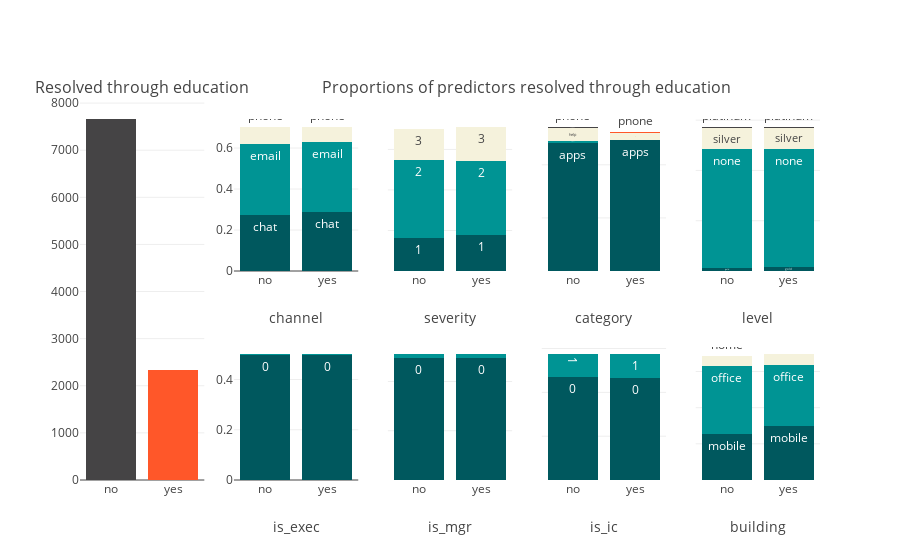

Notebook cell for this chart:
### Markdown cell above
First I'd like to make a visual assessment of each indicator. Is it clear that any variable behaves differently for education vs. non-education resolution types?

### Code cell
# plot predictors w/respect to response
df = tickets.join(technicians, on='technician', how='outer')
predictors = [
    'channel', 'severity', 'category', 'level', 'is_exec', 'is_mgr', 'is_ic', 'building'
]

# setup the main figure
fig = tools.make_subplots(
    rows=3, cols=5,
    specs=[
        [{'rowspan':3}, {'colspan':4}, None, None, None],
        [None, {}, {}, {}, {}],
        [None, {}, {}, {}, {}]
    ],
    subplot_titles=(
            'Resolved through education',
            'Proportions of predictors resolved through education'
    ),
    print_grid=False
)

# update subplot sizes
fig['layout']['yaxis2'].update(domain=[.95, 1])
t = [fig['layout'][f'yaxis{i}'].update(domain=[.55, .95]) for i in [3, 4, 5,  6]]
t = [fig['layout'][f'yaxis{i}'].update(domain=[0,  .35])  for i in [7, 8, 9, 10]]

# remove the extra ink
for idx in [4, 5, 6, 8, 9, 10]:
    fig['layout'][f'yaxis{idx}'].update(
        ticks='',
        showline=False,
        zeroline=False,
        showticklabels=False
    )

# generate the main leftside bars and add them to the plot
mb0 = go.Bar(
        name='other resolution types',
        x=['no'],
        y=tickets.loc[tickets.edu == 0, 'edu'].value_counts(),
        marker=dict(
            color=Theme().GREY
        ),
        xaxis='x1',
        yaxis='y1'
    )
mb1 = go.Bar(
        name='solved through user education',
        x=['yes'],
        y=tickets.loc[tickets.edu == 1, 'edu'].value_counts(),
        marker=dict(
            color=Theme().ORANGE
        ),
        xaxis='x1',
        yaxis='y1'
    )

t = fig.append_trace(mb0, 1, 1)
t = fig.append_trace(mb1, 1, 1)

# create the indicator bars
col_idx = 2
for ax, predictor in enumerate(predictors, 3):
    row = 2 if 3 <= ax <= 6 else 3
    col = ax-1 if 3 <= ax <= 6 else ax-5
    bars = [] 
    
    for edu in [0, 1]:
        series = df.loc[df.edu == edu, predictor]
        indicators = pd.unique(df[predictor])    

        for i, indicator in enumerate(indicators): 
            a = len(series[series == indicator])
            b = len(series)
            y = a/(a+b)

            b = go.Bar(
                name=indicator,
                x=['no' if edu == 0 else 'yes'],
                y=[y],
                text=indicator,
                marker=dict(color=Theme()[i]),
                xaxis=f'x{ax}',
                yaxis=f'y{ax}'
            )
            
            fig.append_trace(b, row, col)
    fig['layout'][f'xaxis{ax}'].update(title=predictor)
    
fig['layout'].update(barmode='stack', showlegend=False)
iplot(fig, filename='issue_bar')

### Figure 1 — Plotly figure (JSON) as saved in the notebook; plotly's stock layout.template omitted (floating-point values rounded to 4 significant figures)
{"data": [{"marker": {"color": "#454445"}, "name": "other resolution types", "type": "bar", "x": ["no"], "xaxis": "x1", "y": [7662], "yaxis": "y1"}, {"marker": {"color": "#FF5729"}, "name": "solved through user education", "type": "bar", "x": ["yes"], "xaxis": "x1", "y": [2344], "yaxis": "y1"}, {"marker": {"color": "#00585E"}, "name": "chat", "text": "chat", "type": "bar", "x": ["no"], "xaxis": "x3", "y": [0.2717], "yaxis": "y3"}, {"marker": {"color": "#009494"}, "name": "email", "text": "email", "type": "bar", "x": ["no"], "xaxis": "x3", "y": [0.3482], "yaxis": "y3"}, {"marker": {"color": "#F5F2DC"}, "name": "phone", "text": "phone", "type": "bar", "x": ["no"], "xaxis": "x3", "y": [0.0847], "yaxis": "y3"}, {"marker": {"color": "#00585E"}, "name": "chat", "text": "chat", "type": "bar", "x": ["yes"], "xaxis": "x3", "y": [0.2891], "yaxis": "y3"}, {"marker": {"color": "#009494"}, "name": "email", "text": "email", "type": "bar", "x": ["yes"], "xaxis": "x3", "y": [0.3406], "yaxis": "y3"}, {"marker": {"color": "#F5F2DC"}, "name": "phone", "text": "phone", "type": "bar", "x": ["yes"], "xaxis": "x3", "y": [0.07132], "yaxis": "y3"}, {"marker": {"color": "#00585E"}, "name": 1, "text": 1, "type": "bar", "x": ["no"], "xaxis": "x4", "y": [0.1651], "yaxis": "y4"}, {"marker": {"color": "#009494"}, "name": 2, "text": 2, "type": "bar", "x": ["no"], "xaxis": "x4", "y": [0.3815], "yaxis": "y4"}, {"marker": {"color": "#F5F2DC"}, "name": 3, "text": 3, "type": "bar", "x": ["no"], "xaxis": "x4", "y": [0.1564], "yaxis": "y4"}, {"marker": {"color": "#00585E"}, "name": 1, "text": 1, "type": "bar", "x": ["yes"], "xaxis": "x4", "y": [0.1761], "yaxis": "y4"}, {"marker": {"color": "#009494"}, "name": 2, "text": 2, "type": "bar", "x": ["yes"], "xaxis": "x4", "y": [0.3692], "yaxis": "y4"}, {"marker": {"color": "#F5F2DC"}, "name": 3, "text": 3, "type": "bar", "x": ["yes"], "xaxis": "x4", "y": [0.1673], "yaxis": "y4"}, {"marker": {"color": "#00585E"}, "name": "apps", "text": "apps", "type": "bar", "x": ["no"], "xaxis": "x5", "y": [0.4839], "yaxis": "y5"}, {"marker": {"color": "#009494"}, "name": "other", "text": "other", "type": "bar", "x": ["no"], "xaxis": "x5", "y": [0.007256], "yaxis": "y5"}, {"marker": {"color": "#F5F2DC"}, "name": "help", "text": "help", "type": "bar", "x": ["no"], "xaxis": "x5", "y": [0.04654], "yaxis": "y5"}, {"marker": {"color": "#454445"}, "name": "infrastructure", "text": "infrastructure", "type": "bar", "x": ["no"], "xaxis": "x5", "y": [0.004418], "yaxis": "y5"}, {"marker": {"color": "#FF5729"}, "name": "phone", "text": "phone", "type": "bar", "x": ["no"], "xaxis": "x5", "y": [0.001954], "yaxis": "y5"}, {"marker": {"color": "#00585E"}, "name": "apps", "text": "apps", "type": "bar", "x": ["yes"], "xaxis": "x5", "y": [0.4923], "yaxis": "y5"}, {"marker": {"color": "#009494"}, "name": "other", "text": "other", "type": "bar", "x": ["yes"], "xaxis": "x5", "y": [0.002553], "yaxis": "y5"}, {"marker": {"color": "#F5F2DC"}, "name": "help", "text": "help", "type": "bar", "x": ["yes"], "xaxis": "x5", "y": [0.02455], "yaxis": "y5"}, {"marker": {"color": "#454445"}, "name": "infrastructure", "text": "infrastructure", "type": "bar", "x": ["yes"], "xaxis": "x5", "y": [0.001704], "yaxis": "y5"}, {"marker": {"color": "#FF5729"}, "name": "phone", "text": "phone", "type": "bar", "x": ["yes"], "xaxis": "x5", "y": [0.0008525], "yaxis": "y5"}, {"marker": {"color": "#00585E"}, "name": "gold", "text": "gold", "type": "bar", "x": ["no"], "xaxis": "x6", "y": [0.01352], "yaxis": "y6"}, {"marker": {"color": "#009494"}, "name": "none", "text": "none", "type": "bar", "x": ["no"], "xaxis": "x6", "y": [0.4703], "yaxis": "y6"}, {"marker": {"color": "#F5F2DC"}, "name": "silver", "text": "silver", "type": "bar", "x": ["no"], "xaxis": "x6", "y": [0.08535], "yaxis": "y6"}, {"marker": {"color": "#454445"}, "name": "platinum", "text": "platinum", "type": "bar", "x": ["no"], "xaxis": "x6", "y": [0.005193], "yaxis": "y6"}, {"marker": {"color": "#00585E"}, "name": "gold", "text": "gold", "type": "bar", "x": ["yes"], "xaxis": "x6", "y": [0.01471], "yaxis": "y6"}, {"marker": {"color": "#009494"}, "name": "none", "text": "none", "type": "bar", "x": ["yes"], "xaxis": "x6", "y": [0.4705], "yaxis": "y6"}, {"marker": {"color": "#F5F2DC"}, "name": "silver", "text": "silver", "type": "bar", "x": ["yes"], "xaxis": "x6", "y": [0.08366], "yaxis": "y6"}, {"marker": {"color": "#454445"}, "name": "platinum", "text": "platinum", "type": "bar", "x": ["yes"], "xaxis": "x6", "y": [0.005093], "yaxis": "y6"}, {"marker": {"color": "#00585E"}, "name": 0, "text": 0, "type": "bar", "x": ["no"], "xaxis": "x7", "y": [0.4989], "yaxis": "y7"}, {"marker": {"color": "#009494"}, "name": 1, "text": 1, "type": "bar", "x": ["no"], "xaxis": "x7", "y": [0.004288], "yaxis": "y7"}, {"marker": {"color": "#00585E"}, "name": 0, "text": 0, "type": "bar", "x": ["yes"], "xaxis": "x7", "y": [0.4993], "yaxis": "y7"}, {"marker": {"color": "#009494"}, "name": 1, "text": 1, "type": "bar", "x": ["yes"], "xaxis": "x7", "y": [0.002977], "yaxis": "y7"}, {"marker": {"color": "#00585E"}, "name": 0, "text": 0, "type": "bar", "x": ["no"], "xaxis": "x8", "y": [0.4956], "yaxis": "y8"}, {"marker": {"color": "#009494"}, "name": 1, "text": 1, "type": "bar", "x": ["no"], "xaxis": "x8", "y": [0.01731], "yaxis": "y8"}, {"marker": {"color": "#00585E"}, "name": 0, "text": 0, "type": "bar", "x": ["yes"], "xaxis": "x8", "y": [0.4967], "yaxis": "y8"}, {"marker": {"color": "#009494"}, "name": 1, "text": 1, "type": "bar", "x": ["yes"], "xaxis": "x8", "y": [0.01305], "yaxis": "y8"}, {"marker": {"color": "#00585E"}, "name": 0, "text": 0, "type": "bar", "x": ["no"], "xaxis": "x9", "y": [0.4692], "yaxis": "y9"}, {"marker": {"color": "#009494"}, "name": 1, "text": 1, "type": "bar", "x": ["no"], "xaxis": "x9", "y": [0.104], "yaxis": "y9"}, {"marker": {"color": "#00585E"}, "name": 0, "text": 0, "type": "bar", "x": ["yes"], "xaxis": "x9", "y": [0.4673], "yaxis": "y9"}, {"marker": {"color": "#009494"}, "name": 1, "text": 1, "type": "bar", "x": ["yes"], "xaxis": "x9", "y": [0.1094], "yaxis": "y9"}, {"marker": {"color": "#00585E"}, "name": "mobile", "text": "mobile", "type": "bar", "x": ["no"], "xaxis": "x10", "y": [0.2552], "yaxis": "y10"}, {"marker": {"color": "#009494"}, "name": "office", "text": "office", "type": "bar", "x": ["no"], "xaxis": "x10", "y": [0.3746], "yaxis": "y10"}, {"marker": {"color": "#F5F2DC"}, "name": "home", "text": "home", "type": "bar", "x": ["no"], "xaxis": "x10", "y": [0.05512], "yaxis": "y10"}, {"marker": {"color": "#00585E"}, "name": "mobile", "text": "mobile", "type": "bar", "x": ["yes"], "xaxis": "x10", "y": [0.3005], "yaxis": "y10"}, {"marker": {"color": "#009494"}, "name": "office", "text": "office", "type": "bar", "x": ["yes"], "xaxis": "x10", "y": [0.3341], "yaxis": "y10"}, {"marker": {"color": "#F5F2DC"}, "name": "home", "text": "home", "type": "bar", "x": ["yes"], "xaxis": "x10", "y": [0.06427], "yaxis": "y10"}], "layout": {"annotations": [{"font": {"size": 16}, "showarrow": false, "text": "Resolved through education", "x": 0.084, "xanchor": "center", "xref": "paper", "y": 1, "yanchor": "bottom", "yref": "paper"}, {"font": {"size": 16}, "showarrow": false, "text": "Proportions of predictors resolved through education", "x": 0.604, "xanchor": "center", "xref": "paper", "y": 1, "yanchor": "bottom", "yref": "paper"}], "barmode": "stack", "showlegend": false, "xaxis1": {"anchor": "y1", "domain": [0, 0.168]}, "xaxis10": {"anchor": "y10", "domain": [0.832, 1], "title": "building"}, "xaxis2": {"anchor": "y2", "domain": [0.208, 1]}, "xaxis3": {"anchor": "y3", "domain": [0.208, 0.376], "title": "channel"}, "xaxis4": {"anchor": "y4", "domain": [0.416, 0.584], "title": "severity"}, "xaxis5": {"anchor": "y5", "domain": [0.624, 0.792], "title": "category"}, "xaxis6": {"anchor": "y6", "domain": [0.832, 1], "title": "level"}, "xaxis7": {"anchor": "y7", "domain": [0.208, 0.376], "title": "is_exec"}, "xaxis8": {"anchor": "y8", "domain": [0.416, 0.584], "title": "is_mgr"}, "xaxis9": {"anchor": "y9", "domain": [0.624, 0.792], "title": "is_ic"}, "yaxis1": {"anchor": "x1", "domain": [0, 1]}, "yaxis10": {"anchor": "x10", "domain": [0, 0.35], "showline": false, "showticklabels": false, "ticks": "", "zeroline": false}, "yaxis2": {"anchor": "x2", "domain": [0.95, 1]}, "yaxis3": {"anchor": "x3", "domain": [0.55, 0.95]}, "yaxis4": {"anchor": "x4", "domain": [0.55, 0.95], "showline": false, "showticklabels": false, "ticks": "", "zeroline": false}, "yaxis5": {"anchor": "x5", "domain": [0.55, 0.95], "showline": false, "showticklabels": false, "ticks": "", "zeroline": false}, "yaxis6": {"anchor": "x6", "domain": [0.55, 0.95], "showline": false, "showticklabels": false, "ticks": "", "zeroline": false}, "yaxis7": {"anchor": "x7", "domain": [0, 0.35]}, "yaxis8": {"anchor": "x8", "domain": [0, 0.35], "showline": false, "showticklabels": false, "ticks": "", "zeroline": false}, "yaxis9": {"anchor": "x9", "domain": [0, 0.35], "showline": false, "showticklabels": false, "ticks": "", "zeroline": false}}}
